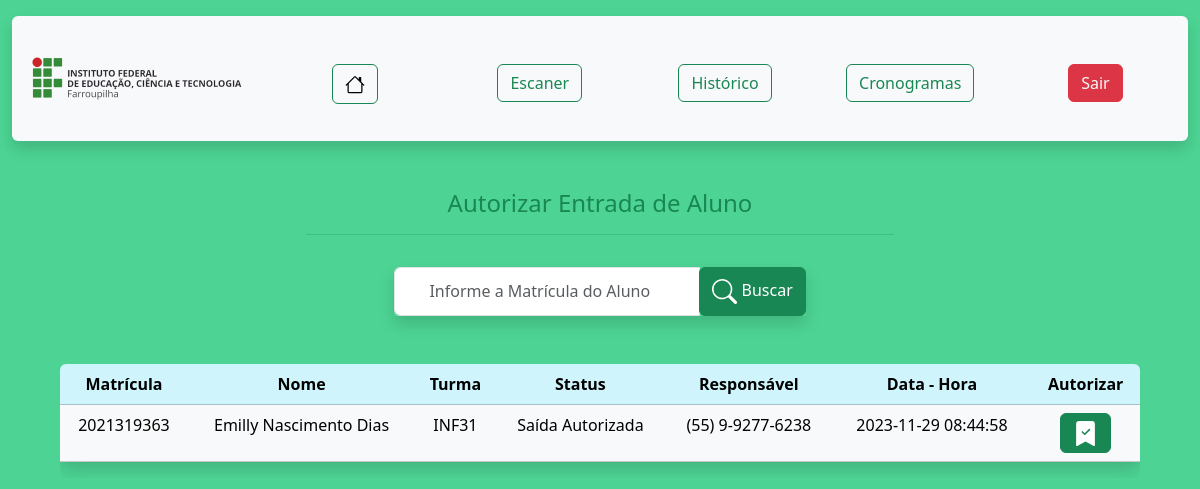
Page /Operador/buscar_aluno.php?filtro=2021319363 (signed in) on the committed database.
### tables this page shows
CREATE TABLE IF NOT EXISTS `historico` (
  `ID_historico` int NOT NULL AUTO_INCREMENT,
  `data_hr` datetime NOT NULL,
  `matricula` char(10) NOT NULL,
  `motivo` varchar(255) DEFAULT NULL,
  PRIMARY KEY (`ID_historico`),
  KEY `matricula` (`matricula`) USING BTREE
);

CREATE TABLE IF NOT EXISTS `aluno` (
  `matricula` char(10) NOT NULL,
  `nome` varchar(100) NOT NULL,
  `email` varchar(100) NOT NULL,
  `num_responsavel` varchar(16) NOT NULL,
  `foto` varchar(255) DEFAULT NULL,
  `ID_turma` int NOT NULL,
  PRIMARY KEY (`matricula`),
  KEY `ID_turma` (`ID_turma`) USING BTREE
);

CREATE TABLE IF NOT EXISTS `turma` (
  `ID_turma` int NOT NULL AUTO_INCREMENT,
  `nome_turma` char(6) NOT NULL,
  PRIMARY KEY (`ID_turma`)
);

CREATE TABLE IF NOT EXISTS `status` (
  `ID_status` int NOT NULL AUTO_INCREMENT,
  `descricao` varchar(30) NOT NULL,
  PRIMARY KEY (`ID_status`)
);

### Operador/autorizar_aluno.php (the view, shortened to what this page needs)
<?php
include("../config.php");
$busca = $_GET['filtro'];
$consulta = "SELECT * FROM historico AS hist INNER JOIN aluno AS al ON hist.matricula = al.matricula
INNER JOIN turma AS tur ON tur.ID_turma = al.ID_turma
INNER JOIN informa AS inf ON hist.ID_historico = inf.ID_historico
INNER JOIN status AS stts ON inf.ID_status = stts.ID_status
WHERE al.matricula = $busca AND hist.ID_historico = (SELECT MAX(ID_historico)
FROM historico WHERE matricula = $busca)";
$resultConsulta = $connect->query($consulta);
$qtLinhasConsulta = $resultConsulta->num_rows;
if ($qtLinhasConsulta > 0) {
    print "<div class='rounded table-responsive text-center m-5'>";
    print "<table class='table table-light table-hover shadow'>";
    print "<thead class='table-info'>";
    print "<tr>";
    print "<th> Matrícula </th>";
    print "<th> Nome </th>";
    print "<th> Turma </th>";
    print "<th> Status </th>";
    print "<th> Responsável </th>";
    print "<th> Data - Hora </th>";
    print "<th> Autorizar </th>";
    print "</tr>";
    print "</thead>";
    while ($rowCon = $resultConsulta->fetch_object()) {
        print "<tbody>";
        print "<tr>";
        print "<td>" . $rowCon->matricula . "</td>";
        print "<td>" . $rowCon->nome . "</td>";
        print "<td>" . $rowCon->nome_turma . "</td>";
        print "<td>" . $rowCon->descricao . "</td>";
        print "<td>" . $rowCon->num_responsavel . "</td>";
        print "<td>" . $rowCon->data_hr . "</td>";
        print "<td><button type='button' class='btn btn-success' data-bs-toggle='modal' data-bs-target='#exampleModal'>
        <svg xmlns='http://www.w3.org/2000/svg' width='25' height='25' fill='currentColor' class='bi bi-bookmark-check-fill' viewBox='0 0 16 16'><path fill-rule='evenodd' d='M2 15.5V2a2 2 0 0 1 2-2h8a2 2 0 0 1 2 2v13.5a.5.5 0 0 1-.74.439L8 13.069l-5.26 2.87A.5.5 0 0 1 2 15.5zm8.854-9.646a.5.5 0 0 0-.708-.708L7.5 7.793 6.354 6.646a.5.5 0 1 0-.708.708l1.5 1.5a.5.5 0 0 0 .708 0l3-3z'/>
        </svg></button></td>";
        print "</tr>";
        print "</tbody>";
    }
    print "</table>";
    print "</div>";
} else {
    print "<p class='alert alert-danger text-center m-3'>Não Foraram Encontrados Resultados!</p>";
}
?>

### rows in the picture
historico: matricula.matricula "2021319363", matricula.nome "Emilly Nascimento Dias", turma.nome_turma "INF31", status.descricao "Saída Autorizada", matricula.num_responsavel "(55) 9-9277-6238", data_hr "2023-11-29 08:44:58"
